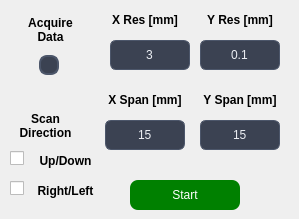
      <widget class="QWidget" name="tab_2">
       <attribute name="title">
        <string>Sweep</string>
       </attribute>
       <widget class="QLineEdit" name="cnc_x_res">
        <property name="geometry">
         <rect>
          <x>110</x>
          <y>40</y>
          <width>80</width>
          <height>30</height>
         </rect>
        </property>
        <property name="styleSheet">
         <string notr="true">QLineEdit, QTextEdit {
    background-color: #3B4252;
    color: #ECEFF4;
    border: 1px solid #4C566A;
    border-radius: 6px;
    padding: 4px;
}

QLineEdit:focus, QTextEdit:focus {
    border: 1px solid #88C0D0;
}</string>
        </property>
        <property name="text">
         <string>3</string>
        </property>
        <property name="alignment">
         <set>Qt::AlignCenter</set>
        </property>
        <property name="placeholderText">
         <string notr="true"/>
        </property>
       </widget>
       <widget class="QLabel" name="label_6">
        <property name="geometry">
         <rect>
          <x>95</x>
          <y>80</y>
          <width>100</width>
          <height>40</height>
         </rect>
        </property>
        <property name="styleSheet">
         <string notr="true">QLabel {
    font-weight: bold;
    font-size: 12px;
    border: none;
}</string>
        </property>
        <property name="text">
         <string>X Span [mm]</string>
        </property>
        <property name="alignment">
         <set>Qt::AlignCenter</set>
        </property>
        <property name="wordWrap">
         <bool>true</bool>
        </property>
       </widget>
       <widget class="QLineEdit" name="cnc_x_span">
        <property name="geometry">
         <rect>
          <x>105</x>
          <y>120</y>
          <width>80</width>
          <height>30</height>
         </rect>
        </property>
        <property name="styleSheet">
         <string notr="true">QLineEdit, QTextEdit {
    background-color: #3B4252;
    color: #ECEFF4;
    border: 1px solid #4C566A;
    border-radius: 6px;
    padding: 4px;
}

QLineEdit:focus, QTextEdit:focus {
    border: 1px solid #88C0D0;
}</string>
        </property>
        <property name="text">
         <string>15</string>
        </property>
        <property name="alignment">
         <set>Qt::AlignCenter</set>
        </property>
        <property name="placeholderText">
         <string notr="true"/>
        </property>
       </widget>
       <widget class="QLabel" name="label_7">
        <property name="geometry">
         <rect>
          <x>95</x>
          <y>0</y>
          <width>100</width>
          <height>40</height>
         </rect>
        </property>
        <property name="styleSheet">
         <string notr="true">QLabel {
    font-weight: bold;
    font-size: 12px;
    border: none;
}</string>
        </property>
        <property name="text">
         <string>X Res [mm]</string>
        </property>
        <property name="alignment">
         <set>Qt::AlignCenter</set>
        </property>
        <property name="wordWrap">
         <bool>true</bool>
        </property>
       </widget>
       <widget class="QLineEdit" name="cnc_y_span">
        <property name="geometry">
         <rect>
          <x>200</x>
          <y>120</y>
          <width>80</width>
          <height>30</height>
         </rect>
        </property>
        <property name="styleSheet">
         <string notr="true">QLineEdit, QTextEdit {
    background-color: #3B4252;
    color: #ECEFF4;
    border: 1px solid #4C566A;
    border-radius: 6px;
    padding: 4px;
}

QLineEdit:focus, QTextEdit:focus {
    border: 1px solid #88C0D0;
}</string>
        </property>
        <property name="text">
         <string>15</string>
        </property>
        <property name="alignment">
         <set>Qt::AlignCenter</set>
        </property>
        <property name="placeholderText">
         <string notr="true"/>
        </property>
       </widget>
       <widget class="QLabel" name="label_8">
        <property name="geometry">
         <rect>
          <x>190</x>
          <y>0</y>
          <width>100</width>
          <height>40</height>
         </rect>
        </property>
        <property name="styleSheet">
         <string notr="true">QLabel {
    font-weight: bold;
    font-size: 12px;
    border: none;
}</string>
        </property>
        <property name="text">
         <string>Y Res [mm]</string>
        </property>
        <property name="alignment">
         <set>Qt::AlignCenter</set>
        </property>
        <property name="wordWrap">
         <bool>true</bool>
        </property>
       </widget>
       <widget class="QLabel" name="label_9">
        <property name="geometry">
         <rect>
          <x>190</x>
          <y>80</y>
          <width>100</width>
          <height>40</height>
         </rect>
        </property>
        <property name="styleSheet">
         <string notr="true">QLabel {
    font-weight: bold;
    font-size: 12px;
    border: none;
}</string>
        </property>
        <property name="text">
         <string>Y Span [mm]</string>
        </property>
        <property name="alignment">
         <set>Qt::AlignCenter</set>
        </property>
        <property name="wordWrap">
         <bool>true</bool>
        </property>
       </widget>
       <widget class="QLineEdit" name="cnc_y_res">
        <property name="geometry">
         <rect>
          <x>200</x>
          <y>40</y>
          <width>80</width>
          <height>30</height>
         </rect>
        </property>
        <property name="styleSheet">
         <string notr="true">QLineEdit, QTextEdit {
    background-color: #3B4252;
    color: #ECEFF4;
    border: 1px solid #4C566A;
    border-radius: 6px;
    padding: 4px;
}

QLineEdit:focus, QTextEdit:focus {
    border: 1px solid #88C0D0;
}</string>
        </property>
        <property name="text">
         <string>0.1</string>
        </property>
        <property name="alignment">
         <set>Qt::AlignCenter</set>
        </property>
        <property name="placeholderText">
         <string notr="true"/>
        </property>
       </widget>
       <widget class="QPushButton" name="cnc_acquire">
        <property name="geometry">
         <rect>
          <x>130</x>
          <y>180</y>
          <width>110</width>
          <height>30</height>
         </rect>
        </property>
        <property name="styleSheet">
         <string notr="true">QPushButton {
    background-color: green;
    color: white;
    border-radius: 8px;
    padding: 6px 12px;
}

QPushButton:hover {
    background-color: #5E81AC;
}

QPushButton:pressed {
    background-color: #88C0D0;
}</string>
        </property>
        <property name="text">
         <string>Start</string>
        </property>
       </widget>
       <widget class="QLabel" name="label_14">
        <property name="geometry">
         <rect>
          <x>10</x>
          <y>100</y>
          <width>71</width>
          <height>51</height>
         </rect>
        </property>
        <property name="styleSheet">
         <string notr="true">QLabel {
    font-weight: bold;
    font-size: 12px;
    border: none;
}</string>
        </property>
        <property name="text">
         <string>Scan Direction</string>
        </property>
        <property name="alignment">
         <set>Qt::AlignCenter</set>
        </property>
        <property name="wordWrap">
         <bool>true</bool>
        </property>
       </widget>
       <widget class="QRadioButton" name="cnc_acq_data">
        <property name="enabled">
         <bool>true</bool>
        </property>
        <property name="geometry">
         <rect>
          <x>35</x>
          <y>50</y>
          <width>30</width>
          <height>30</height>
         </rect>
        </property>
        <property name="styleSheet">
         <string notr="true">/* QRadioButton */
QRadioButton {
    color: #D8DEE9;
    font-size: 14px;
    padding: 4px;
}

QRadioButton::indicator {
    width: 16px;
    height: 16px;
    border-radius: 8px;
    border: 2px solid #4C566A;
    background: #3B4252;
}

QRadioButton::indicator:checked {
    background: #88C0D0;
    border: 2px solid #88C0D0;
}
</string>
        </property>
        <property name="text">
         <string/>
        </property>
       </widget>
       <widget class="QLabel" name="label_15">
        <property name="geometry">
         <rect>
          <x>20</x>
          <y>10</y>
          <width>61</width>
          <height>40</height>
         </rect>
        </property>
        <property name="styleSheet">
         <string notr="true">QLabel {
    font-weight: bold;
    font-size: 12px;
    border: none;
}</string>
        </property>
        <property name="text">
         <string>Acquire 
Data</string>
        </property>
        <property name="alignment">
         <set>Qt::AlignCenter</set>
        </property>
        <property name="wordWrap">
         <bool>true</bool>
        </property>
       </widget>
       <widget class="QLabel" name="label_17">
        <property name="geometry">
         <rect>
          <x>30</x>
          <y>150</y>
          <width>71</width>
          <height>21</height>
         </rect>
        </property>
        <property name="styleSheet">
         <string notr="true">QLabel {
    font-weight: bold;
    font-size: 12px;
    border: none;
}</string>
        </property>
        <property name="text">
         <string>Up/Down</string>
        </property>
        <property name="alignment">
         <set>Qt::AlignCenter</set>
        </property>
        <property name="wordWrap">
         <bool>true</bool>
        </property>
       </widget>
       <widget class="QLabel" name="label_19">
        <property name="geometry">
         <rect>
          <x>30</x>
          <y>180</y>
          <width>71</width>
          <height>21</height>
         </rect>
        </property>
        <property name="styleSheet">
         <string notr="true">QLabel {
    font-weight: bold;
    font-size: 12px;
    border: none;
}</string>
        </property>
        <property name="text">
         <string>Right/Left</string>
        </property>
        <property name="alignment">
         <set>Qt::AlignCenter</set>
        </property>
        <property name="wordWrap">
         <bool>true</bool>
        </property>
       </widget>
       <widget class="QCheckBox" name="CheckBox_Direction_Y">
        <property name="geometry">
         <rect>
          <x>10</x>
          <y>150</y>
          <width>16</width>
          <height>17</height>
         </rect>
        </property>
        <property name="text">
         <string/>
        </property>
       </widget>
       <widget class="QCheckBox" name="CheckBox_Direction_X">
        <property name="geometry">
         <rect>
          <x>10</x>
          <y>180</y>
          <width>16</width>
          <height>17</height>
         </rect>
        </property>
        <property name="text">
         <string/>
        </property>
       </widget>
      </widget>
